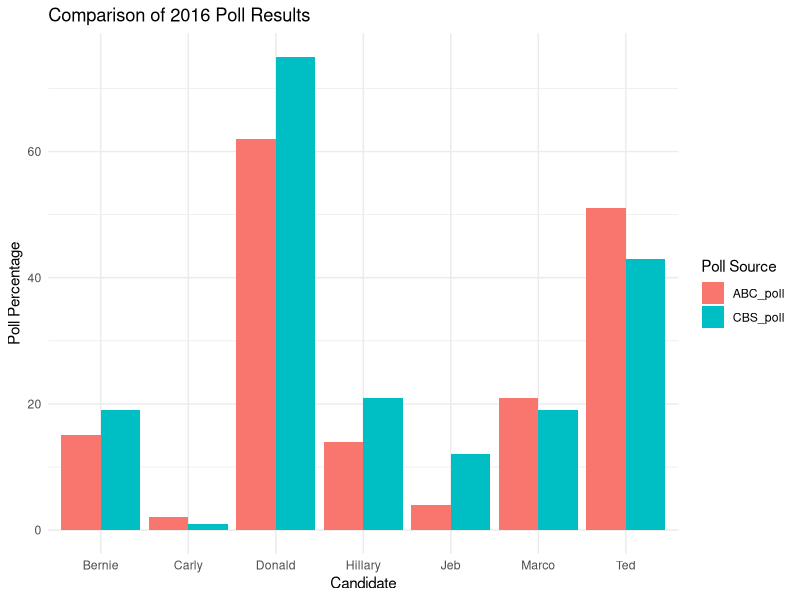

R code for this plot:
# Step 1: Define data
Name <- c("Jeb", "Donald", "Ted", "Marco", "Carly", "Hillary", "Bernie")
ABC_poll   <- c(  4,      62,      51,    21,      2,        14,       15)
CBS_poll   <- c( 12,      75,      43,    19,      1,        21,       19)
# Step 2: Create data frame
df_polls <- data.frame(Name, ABC_poll, CBS_poll)
# Step 3: Inspect data structure and first few rows
str(df_polls)
head(df_polls)
# Step 4: Summary statistics
mean(df_polls$ABC_poll) # Mean ABC poll
median(df_polls$CBS_poll) # Median CBS poll
range(df_polls[, c("ABC_poll","CBS_poll")]) # Range for both polls
# Step 5: Add difference column
df_polls$Diff <- df_polls$CBS_poll - df_polls$ABC_pol
df_polls
# Step 6: Visualization with ggplot2
install.packages("ggplot2")
install.packages("tidyr")
library(tidyr)
df_long <- pivot_longer(df_polls, cols = c("ABC_poll", "CBS_poll"),
                        names_to = "Poll", values_to = "Value")
library(ggplot2)
ggplot(df_long, aes(x = Name, y = Value, fill = Poll)) +
  geom_col(position = "dodge") +
  labs(title = "Comparison of 2016 Poll Results",
       x = "Candidate", y = "Poll Percentage",
       fill = "Poll Source") +
  theme_minimal()
